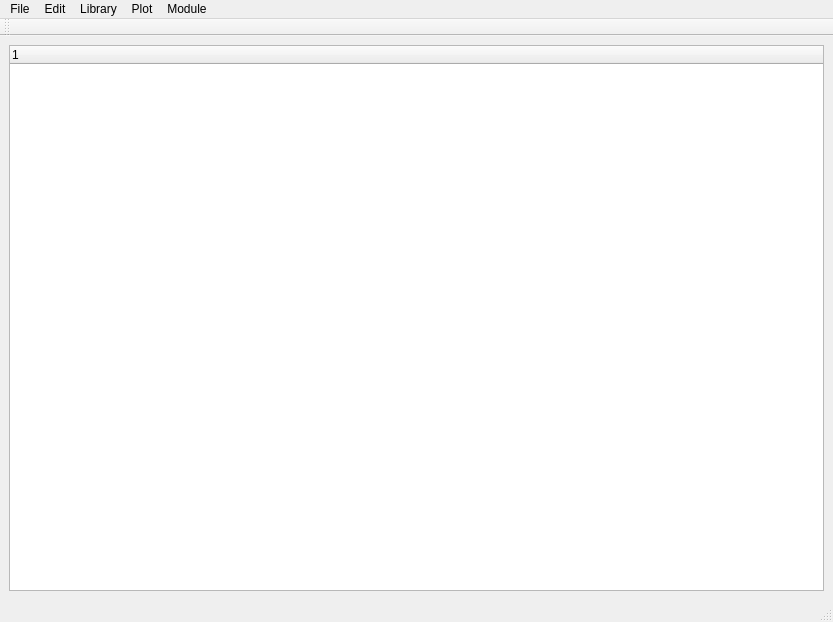
<?xml version="1.0" encoding="UTF-8"?>
<ui version="4.0">
    <class>MainWindow</class>
    <widget class="QMainWindow" name="MainWindow">
        <property name="geometry">
            <rect>
                <x>0</x>
                <y>0</y>
                <width>833</width>
                <height>622</height>
            </rect>
        </property>
        <property name="windowTitle">
            <string>MainWindow</string>
        </property>
        <widget class="QWidget" name="centralwidget">
            <layout class="QHBoxLayout" name="horizontalLayout">
                <item>
                    <widget class="QTreeWidget" name="treeWidget">
                        <column>
                            <property name="text">
                                <string notr="true">1</string>
                            </property>
                        </column>
                    </widget>
                </item>
            </layout>
        </widget>
        <widget class="QMenuBar" name="menubar">
            <property name="geometry">
                <rect>
                    <x>0</x>
                    <y>0</y>
                    <width>833</width>
                    <height>21</height>
                </rect>
            </property>
            <widget class="QMenu" name="menuFile">
                <property name="title">
                    <string>File</string>
                </property>
                <addaction name="actionOpen_2"/>
                <addaction name="separator"/>
            </widget>
            <widget class="QMenu" name="menuEdit">
                <property name="title">
                    <string>Edit</string>
                </property>
                <addaction name="actionParameters"/>
            </widget>
            <widget class="QMenu" name="menuLibrary">
                <property name="title">
                    <string>Library</string>
                </property>
                <addaction name="actionImport_Data"/>
                <addaction name="actionAdd_Group"/>
                <addaction name="actionCut"/>
                <addaction name="actionCopy"/>
                <addaction name="actionDelete_Data"/>
                <addaction name="action_Detail"/>
                <addaction name="actionRename"/>
                <addaction name="actionPaste"/>
                <addaction name="separator"/>
                <addaction name="actionImport_Lib"/>
                <addaction name="actionExport_Lib"/>
                <addaction name="separator"/>
                <addaction name="actionInsert_Recipe"/>
            </widget>
            <widget class="QMenu" name="menuModule">
                <property name="title">
                    <string>Module</string>
                </property>
                <widget class="QMenu" name="menuInstalled_Module">
                    <property name="title">
                        <string>Installed Module</string>
                    </property>
                    <addaction name="separator"/>
                </widget>
                <addaction name="actionAdd_Module"/>
                <addaction name="menuInstalled_Module"/>
            </widget>
            <widget class="QMenu" name="menuPlot">
                <property name="title">
                    <string>Plot</string>
                </property>
                <addaction name="action_Plot"/>
            </widget>
            <addaction name="menuFile"/>
            <addaction name="menuEdit"/>
            <addaction name="menuLibrary"/>
            <addaction name="menuPlot"/>
            <addaction name="menuModule"/>
        </widget>
        <widget class="QStatusBar" name="statusbar"/>
        <widget class="QToolBar" name="toolBar">
            <property name="windowTitle">
                <string>toolBar</string>
            </property>
            <attribute name="toolBarArea">
                <enum>TopToolBarArea</enum>
            </attribute>
            <attribute name="toolBarBreak">
                <bool>false</bool>
            </attribute>
        </widget>
        <action name="actionOpen_2">
            <property name="text">
                <string>Open</string>
            </property>
        </action>
        <action name="actionParameters">
            <property name="text">
                <string>Parameters</string>
            </property>
        </action>
        <action name="actionAdd_Module">
            <property name="text">
                <string>Add</string>
            </property>
        </action>
        <action name="actionImport_Data">
            <property name="text">
                <string>&amp;Add Data</string>
            </property>
            <property name="shortcut">
                <string>Alt+A</string>
            </property>
        </action>
        <action name="actionExport">
            <property name="text">
                <string>Inport</string>
            </property>
        </action>
        <action name="actionImport">
            <property name="text">
                <string>Import</string>
            </property>
        </action>
        <action name="actionExport_2">
            <property name="text">
                <string>Export</string>
            </property>
        </action>
        <action name="actionImport_Lib">
            <property name="text">
                <string>Import Lib</string>
            </property>
            <property name="shortcut">
                <string>Ctrl+Alt+Ins</string>
            </property>
        </action>
        <action name="actionExport_Lib">
            <property name="text">
                <string>Export Lib</string>
            </property>
        </action>
        <action name="actionDelete_Data">
            <property name="text">
                <string>Delete</string>
            </property>
            <property name="shortcut">
                <string>Del</string>
            </property>
        </action>
        <action name="actionRename">
            <property name="text">
                <string>&amp;Rename</string>
            </property>
            <property name="shortcut">
                <string>Alt+R</string>
            </property>
        </action>
        <action name="actionCut">
            <property name="text">
                <string>Cut</string>
            </property>
            <property name="shortcut">
                <string>Alt+X</string>
            </property>
        </action>
        <action name="actionCopy">
            <property name="text">
                <string>&amp;Copy</string>
            </property>
            <property name="shortcut">
                <string>Alt+C</string>
            </property>
        </action>
        <action name="actionPaste">
            <property name="text">
                <string>&amp;Paste</string>
            </property>
            <property name="shortcut">
                <string>Alt+P</string>
            </property>
        </action>
        <action name="action_Detail">
            <property name="text">
                <string>&amp;Detail</string>
            </property>
            <property name="shortcut">
                <string>Alt+D</string>
            </property>
        </action>
        <action name="action_Plot">
            <property name="text">
                <string>&amp;Plot</string>
            </property>
            <property name="shortcut">
                <string>Alt+P</string>
            </property>
        </action>
        <action name="actionInsert_Recipe">
            <property name="text">
                <string>Recipe</string>
            </property>
            <property name="toolTip">
                <string>Recipe</string>
            </property>
            <property name="shortcut">
                <string>Ctrl+Alt+Shift+R</string>
            </property>
        </action>
        <action name="actionAdd_Group">
            <property name="text">
                <string>Add Group</string>
            </property>
            <property name="shortcut">
                <string>Ctrl+Alt+Shift+A</string>
            </property>
        </action>
    </widget>
    <resources/>
    <connections/>
</ui>
